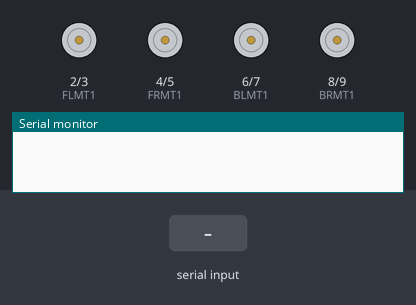
Recording of a sketch running on a simulated Arduino Uno, built with avr-gcc and run on an emulated ATmega328P. On the bench: motor-driver pin pairs drawn as motors (green arrow = first pin HIGH = forward, orange = second pin HIGH = backward, longer = more drive), the last lines printed to the serial monitor. The inputs (shaded band) are chosen by the test bench.

Above: at 1.2 s.
1.3 s: "90,45\n" received over Serial
At 3.1 s:
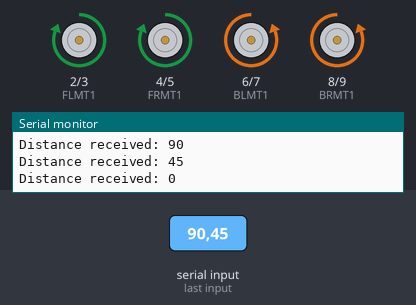
Timing chart, 0 to 4.6 s (numbered marks = the images above; inputs shaded):
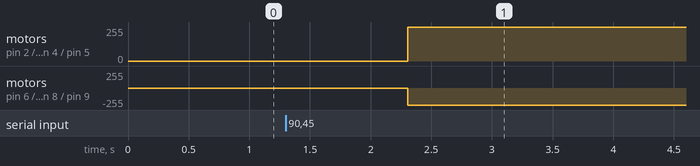

The sketch:

motorcontrol.ino
```cpp
int const FLMT1 = 2 ;
int const FLMT2 = 3 ;
int const FRMT1 = 4 ;
int const FRMT2 = 5 ;
int const BLMT1 = 6 ;
int const BLMT2 = 7 ;
int const BRMT1 = 8 ;
int const BRMT2 = 9 ;
int distance;
void setup() {
  Serial.begin(9600);
  for(int i = 2; i <= 9; i++) pinMode(i, OUTPUT);
}

void motordrive() {
  digitalWrite(FLMT1, HIGH); digitalWrite(FLMT2, LOW);
  digitalWrite(FRMT1, HIGH); digitalWrite(FRMT2, LOW);
  digitalWrite(BLMT1, LOW); digitalWrite(BLMT2, HIGH);
  digitalWrite(BRMT1, LOW); digitalWrite(BRMT2, HIGH);
}
void stopMotors() {
  // Stop all motors
  digitalWrite(FLMT1, LOW); digitalWrite(FLMT2, LOW);
  digitalWrite(FRMT1, LOW); digitalWrite(FRMT2, LOW);
  digitalWrite(BLMT1, LOW); digitalWrite(BLMT2, LOW);
  digitalWrite(BRMT1, LOW); digitalWrite(BRMT2, LOW);
}

void loop() {
  if (Serial.available() > 0) {
    // Read the distance from the first board
    distance = Serial.parseInt();
    Serial.print("Distance received: ");
    Serial.println(distance);

    // Control motors based on distance
    if (distance < 7) {
      motordrive();
        // Stop if object is too close
    } else {
      stopMotors();// Move if safe
    }
  }
}
```

Measured:
- after the input at 1.3 s, motor on pin 2 (FLMT1) / pin 3 (FLMT2), motor on pin 4 (FRMT1) / pin 5 (FRMT2): stopped → forward 255/255 after 1.0 s; motor on pin 6 (BLMT1) / pin 7 (BLMT2), motor on pin 8 (BRMT1) / pin 9 (BRMT2): stopped → backward 255/255 after 1.0 s
